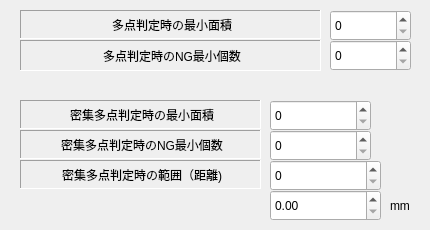
   <widget class="QWidget" name="tab_5">
    <attribute name="title">
     <string>多点</string>
    </attribute>
    <widget class="QSpinBox" name="EditMultiSpotCount">
     <property name="geometry">
      <rect>
       <x>330</x>
       <y>40</y>
       <width>81</width>
       <height>31</height>
      </rect>
     </property>
     <property name="maximum">
      <number>100000</number>
     </property>
    </widget>
    <widget class="QLabel" name="label_34">
     <property name="geometry">
      <rect>
       <x>20</x>
       <y>40</y>
       <width>301</width>
       <height>31</height>
      </rect>
     </property>
     <property name="frameShape">
      <enum>QFrame::Panel</enum>
     </property>
     <property name="frameShadow">
      <enum>QFrame::Sunken</enum>
     </property>
     <property name="text">
      <string>多点判定時のNG最小個数</string>
     </property>
     <property name="alignment">
      <set>Qt::AlignCenter|Qt::AlignHCenter|Qt::AlignLeading|Qt::AlignLeft|Qt::AlignVCenter</set>
     </property>
    </widget>
    <widget class="QSpinBox" name="EditMultiSpotDot">
     <property name="geometry">
      <rect>
       <x>330</x>
       <y>10</y>
       <width>81</width>
       <height>31</height>
      </rect>
     </property>
     <property name="maximum">
      <number>100000</number>
     </property>
    </widget>
    <widget class="QLabel" name="label_36">
     <property name="geometry">
      <rect>
       <x>20</x>
       <y>10</y>
       <width>301</width>
       <height>29</height>
      </rect>
     </property>
     <property name="frameShape">
      <enum>QFrame::Panel</enum>
     </property>
     <property name="frameShadow">
      <enum>QFrame::Sunken</enum>
     </property>
     <property name="text">
      <string>多点判定時の最小面積</string>
     </property>
     <property name="alignment">
      <set>Qt::AlignCenter|Qt::AlignHCenter|Qt::AlignLeading|Qt::AlignLeft|Qt::AlignVCenter</set>
     </property>
    </widget>
    <widget class="QLabel" name="label_111">
     <property name="geometry">
      <rect>
       <x>20</x>
       <y>160</y>
       <width>241</width>
       <height>29</height>
      </rect>
     </property>
     <property name="frameShape">
      <enum>QFrame::Panel</enum>
     </property>
     <property name="frameShadow">
      <enum>QFrame::Sunken</enum>
     </property>
     <property name="text">
      <string>密集多点判定時の範囲（距離)</string>
     </property>
     <property name="alignment">
      <set>Qt::AlignCenter|Qt::AlignHCenter|Qt::AlignLeading|Qt::AlignLeft|Qt::AlignVCenter</set>
     </property>
    </widget>
    <widget class="QLabel" name="label_112">
     <property name="geometry">
      <rect>
       <x>20</x>
       <y>100</y>
       <width>241</width>
       <height>29</height>
      </rect>
     </property>
     <property name="frameShape">
      <enum>QFrame::Panel</enum>
     </property>
     <property name="frameShadow">
      <enum>QFrame::Sunken</enum>
     </property>
     <property name="text">
      <string>密集多点判定時の最小面積</string>
     </property>
     <property name="alignment">
      <set>Qt::AlignCenter|Qt::AlignHCenter|Qt::AlignLeading|Qt::AlignLeft|Qt::AlignVCenter</set>
     </property>
    </widget>
    <widget class="QSpinBox" name="EditMultiSpotCountGathered">
     <property name="geometry">
      <rect>
       <x>270</x>
       <y>130</y>
       <width>101</width>
       <height>31</height>
      </rect>
     </property>
     <property name="maximum">
      <number>100000</number>
     </property>
    </widget>
    <widget class="QSpinBox" name="EditMultiSpotLengthGathered">
     <property name="geometry">
      <rect>
       <x>270</x>
       <y>160</y>
       <width>111</width>
       <height>31</height>
      </rect>
     </property>
     <property name="maximum">
      <number>100000000</number>
     </property>
    </widget>
    <widget class="QLabel" name="label_115">
     <property name="geometry">
      <rect>
       <x>20</x>
       <y>130</y>
       <width>241</width>
       <height>29</height>
      </rect>
     </property>
     <property name="frameShape">
      <enum>QFrame::Panel</enum>
     </property>
     <property name="frameShadow">
      <enum>QFrame::Sunken</enum>
     </property>
     <property name="text">
      <string>密集多点判定時のNG最小個数</string>
     </property>
     <property name="alignment">
      <set>Qt::AlignCenter|Qt::AlignHCenter|Qt::AlignLeading|Qt::AlignLeft|Qt::AlignVCenter</set>
     </property>
    </widget>
    <widget class="QSpinBox" name="EditMultiSpotDotGathered">
     <property name="geometry">
      <rect>
       <x>270</x>
       <y>100</y>
       <width>101</width>
       <height>31</height>
      </rect>
     </property>
     <property name="maximum">
      <number>100000</number>
     </property>
    </widget>
    <widget class="QLabel" name="label_116">
     <property name="geometry">
      <rect>
       <x>390</x>
       <y>190</y>
       <width>31</width>
       <height>31</height>
      </rect>
     </property>
     <property name="text">
      <string>mm</string>
     </property>
    </widget>
    <widget class="QDoubleSpinBox" name="doubleSpinBoxMultiSpotLengthGatheredMM">
     <property name="geometry">
      <rect>
       <x>270</x>
       <y>190</y>
       <width>111</width>
       <height>31</height>
      </rect>
     </property>
     <property name="maximum">
      <double>99999999.000000000000000</double>
     </property>
    </widget>
   </widget>
